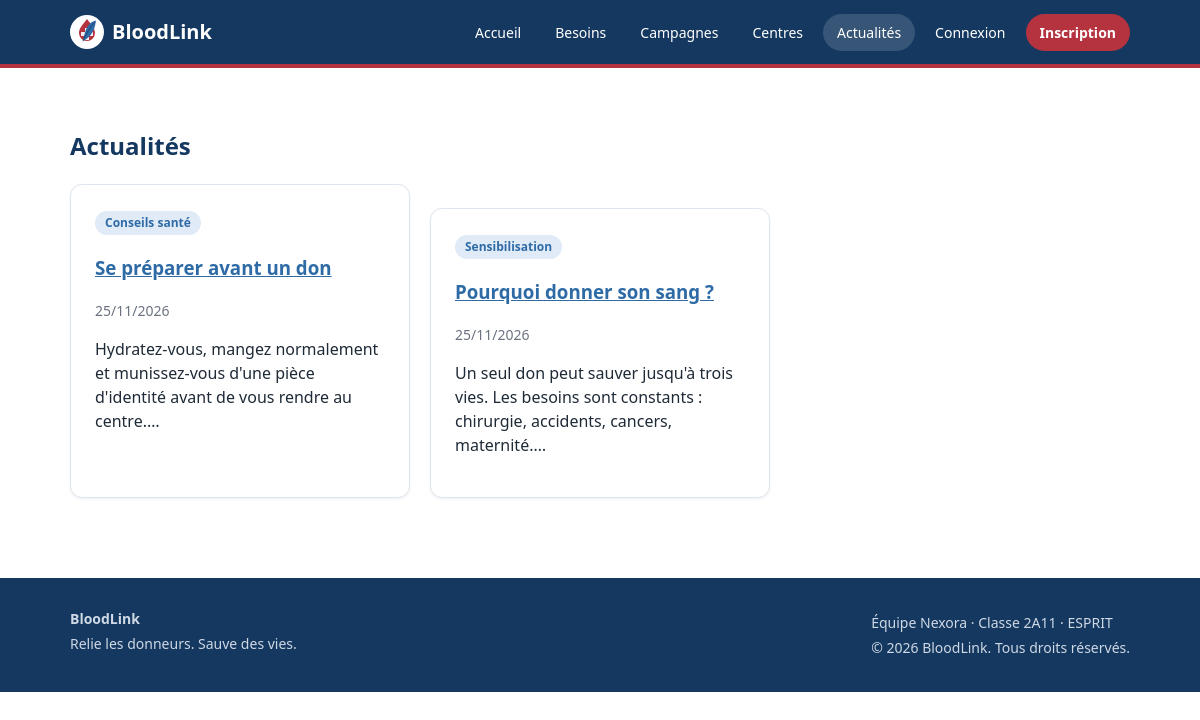
Page /index.php?page=news on the committed database.
### tables this page shows
CREATE TABLE IF NOT EXISTS articles (
    id INT AUTO_INCREMENT PRIMARY KEY,
    title VARCHAR(200) NOT NULL UNIQUE,
    content TEXT NOT NULL,
    category_id INT NOT NULL,
    author_id INT NULL,
    created_at TIMESTAMP DEFAULT CURRENT_TIMESTAMP,
    CONSTRAINT fk_articles_category FOREIGN KEY (category_id) REFERENCES categories(id),
    CONSTRAINT fk_articles_author FOREIGN KEY (author_id) REFERENCES users(id) ON DELETE SET NULL
);

CREATE TABLE IF NOT EXISTS categories (
    id INT AUTO_INCREMENT PRIMARY KEY,
    name VARCHAR(80) NOT NULL UNIQUE
);

### app/Controllers/Controller.php (called while the page is built, shortened)
<?php
abstract class Controller
{
    protected function render(string $view, array $data = [], ?string $scriptsView = null): void
    {
        $content      = $this->capture(__DIR__ . '/../Views/pages/' . $view . '.php', $data);
    }
    private function capture(string $file, array $data): string
    {
        extract($data, EXTR_SKIP);
        require $file;
        return (string) ob_get_clean();
    }
}

### app/Controllers/ArticleController.php (called while the page is built, shortened)
<?php
class ArticleController extends Controller
{
    public function index(): void
    {
        $this->render('news', ['articles' => Article::latest()]);
    }
}

### public/index.php (called while the page is built, shortened)
<?php
$app = __DIR__ . '/../app';
require_once $app . '/config/Database.php';
require_once $app . '/helpers.php';
foreach (glob($app . '/Models/*.php') as $file) {
    require_once $file;
}
require_once $app . '/Controllers/Controller.php';
$routes = require $app . '/routes.php';
$page   = (string) ($_GET['page'] ?? 'home');
[$class, $method, $access] = $routes[$page];
try {
    (new $class())->$method();
} catch (Throwable $e) {
    error_log($e->getMessage());
    (new ErrorController())->serverError();
}

### app/config/Database.php (called while the page is built)
<?php
class Database
{
    private static ?PDO $pdo = null;
    public static function getConnexion(): PDO
    {
        if (self::$pdo === null) {
            $file = is_file(__DIR__ . '/config.php') ? __DIR__ . '/config.php' : __DIR__ . '/config.example.php';
            $c = require $file;
            try {
                self::$pdo = new PDO(
                    'mysql:host=' . $c['host'] . ';dbname=' . $c['name'] . ';charset=utf8mb4',
                    $c['user'],
                    $c['pass'],
                    [
                        PDO::ATTR_ERRMODE            => PDO::ERRMODE_EXCEPTION,
                        PDO::ATTR_DEFAULT_FETCH_MODE => PDO::FETCH_ASSOC,
                        PDO::ATTR_EMULATE_PREPARES   => false,
                    ]
                );
            } catch (PDOException $e) {
                error_log('DB connection failed: ' . $e->getMessage());
                throw new RuntimeException('Base de données indisponible.', 0, $e);
            }
        }
        return self::$pdo;
    }
}

### app/config/config.example.php (called while the page is built)
<?php
return [
    'host' => 'localhost',
    'name' => 'bloodlink',
    'user' => 'root',
    'pass' => '',
];

### app/Models/Model.php (called while the page is built, shortened)
<?php
class Model
{
    public static function all(string $sql, array $params = []): array
    {
        $stmt = Database::getConnexion()->prepare($sql);
        $stmt->execute($params);
        return $stmt->fetchAll();
    }
}

### app/Models/Article.php (called while the page is built, shortened)
<?php
class Article extends Model
{
    public static function latest(int $limit = 20): array
    {
        return self::all(
            'SELECT a.id, a.title, a.created_at, SUBSTRING(a.content, 1, 160) AS excerpt, c.name AS category
             FROM articles a JOIN categories c ON c.id = a.category_id ORDER BY a.created_at DESC, a.id DESC LIMIT ' . (int) $limit
        );
    }
}

### app/helpers.php (called while the page is built, shortened)
<?php
function e(mixed $value): string
{
    return htmlspecialchars((string) $value, ENT_QUOTES, 'UTF-8');
}
function dateFr(?string $date): string
{
    return $date ? date('d/m/Y', strtotime($date)) : '';
}

### app/Views/pages/news.php (the view, shortened to what this page needs)
<section class="wrap section">
    <h1>Actualités</h1>
    <div class="grid">
        <?php foreach ($articles as $a): ?>
            <article class="card"><span class="badge badge-user"><?= e($a['category']) ?></span>
                <h3><a href="index.php?page=article&amp;id=<?= (int) $a['id'] ?>"><?= e($a['title']) ?></a></h3>
                <p class="muted"><?= dateFr($a['created_at']) ?></p><p><?= e($a['excerpt']) ?>…</p></article>
        <?php endforeach; ?>
    </div>
</section>

### public/assets/css/style.css (style rules this page uses)
:root { --navy: #14385F; --red: #B5333F; --blue: #2E6BA6; --grey: #F3F6FA; --text: #1f2a37; --muted: #6b7280; --border: #dfe5ee; --radius: 12px; }
* { box-sizing: border-box; }
body { margin: 0; font-family: 'Segoe UI', Roboto, Arial, sans-serif; color: var(--text); background: #fff; line-height: 1.5; }
a { color: var(--blue); }
.wrap { max-width: 1100px; margin: 0 auto; padding: 0 20px; }
.section { padding: 40px 20px; }
.muted { color: var(--muted); font-size: 14px; }
.grid { display: grid; grid-template-columns: repeat(auto-fill, minmax(260px, 1fr)); gap: 20px; }
.card { background: #fff; border: 1px solid var(--border); border-radius: var(--radius); padding: 24px; box-shadow: 0 1px 3px rgba(20,56,95,.08); }
.badge { display: inline-block; padding: 3px 10px; border-radius: 12px; font-size: 12px; font-weight: 600; }
.badge-user { background: #e0ebf7; color: var(--blue); }
.card + .card { margin-top: 24px; }
.section h1 { color: var(--navy); }

### rows in the picture
articles: category.name "Conseils santé", title "Se préparer avant un don", created_at "25/11/2026", excerpt "Hydratez-vous, mangez normalement et munissez-vous d'une pièce d'identité avant de vous rendre au centre."
articles: category.name "Sensibilisation", title "Pourquoi donner son sang ?", created_at "25/11/2026", excerpt "Un seul don peut sauver jusqu'à trois vies. Les besoins sont constants : chirurgie, accidents, cancers, maternité."
